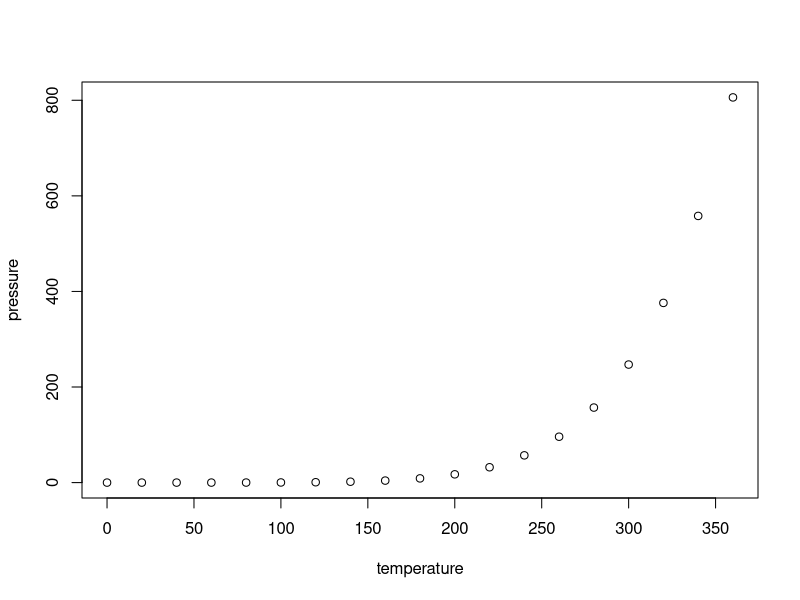
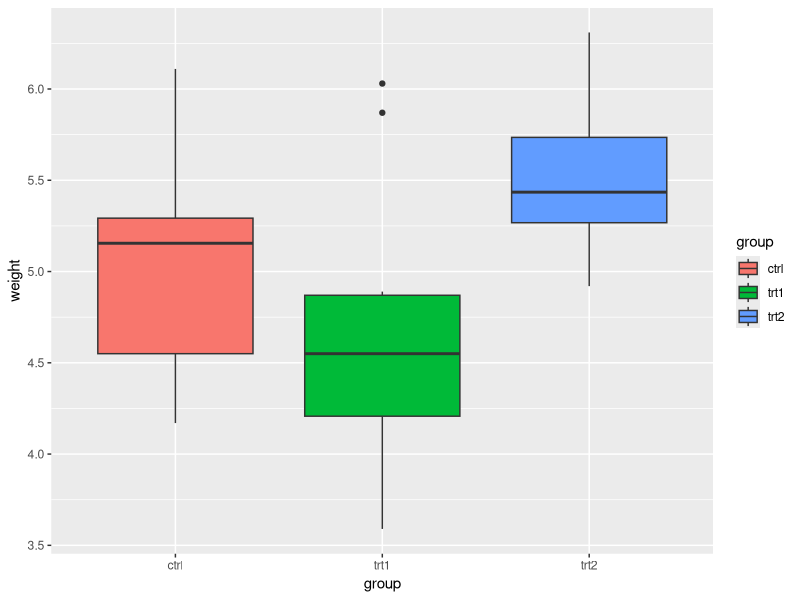

Recreate these plots in R, in order.
## ---- chunk 1
knitr::opts_chunk$set(echo = TRUE)
## ---- chunk 2
summary(cars)
## ---- chunk 3
plot(pressure)
## ---- chunk 4

library(ggplot2)
bp <- ggplot(data=PlantGrowth, aes(x=group, y=weight, fill=group)) + geom_boxplot()
bp

